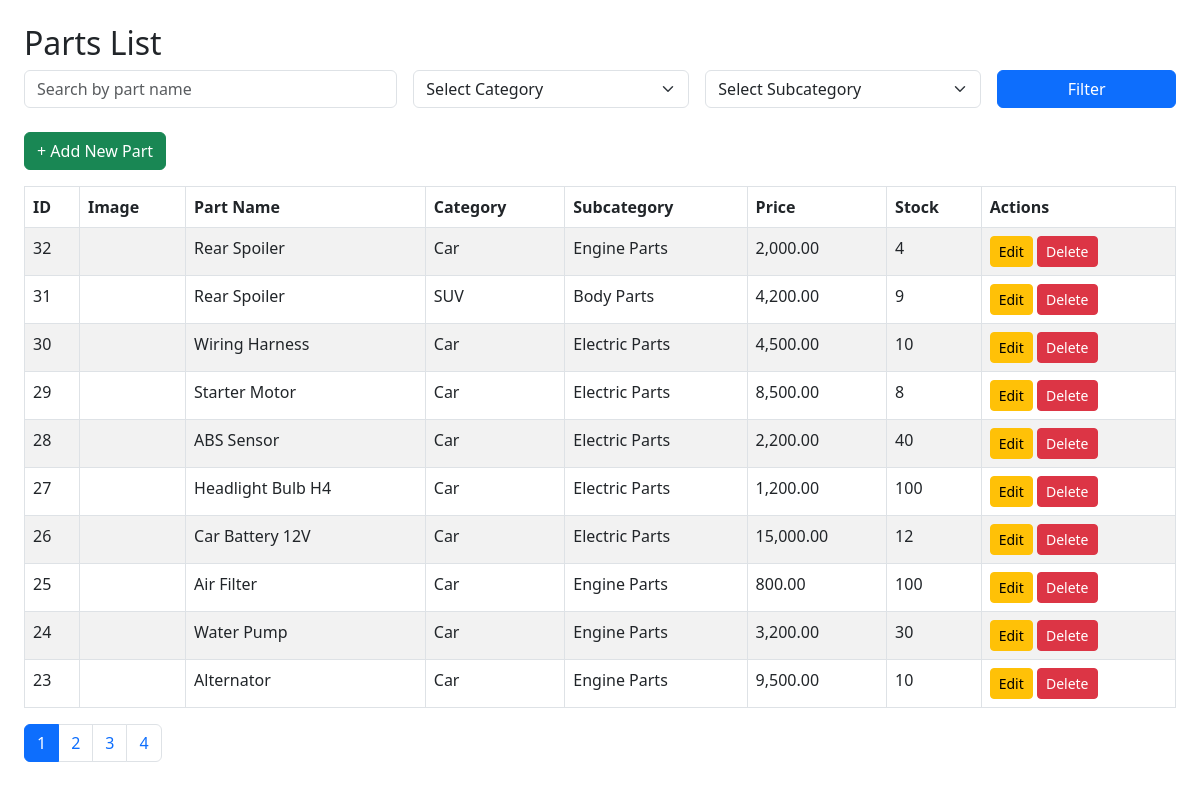
Screenshot of /list_parts.php (signed in) with the database file from the repository.
### tables this page shows
CREATE TABLE `auto_parts` (
  `part_id` int(11) NOT NULL,
  `subcategory_id` int(11) DEFAULT NULL,
  `part_name` varchar(200) NOT NULL,
  `description` text DEFAULT NULL,
  `price` decimal(10,2) DEFAULT NULL,
  `stock` int(11) DEFAULT 0,
  `image_url` varchar(255) DEFAULT NULL,
  `created_at` timestamp NOT NULL DEFAULT current_timestamp()
);

CREATE TABLE `categories` (
  `category_id` int(11) NOT NULL,
  `category_name` varchar(100) NOT NULL
);

CREATE TABLE `subcategories` (
  `subcategory_id` int(11) NOT NULL,
  `category_id` int(11) DEFAULT NULL,
  `subcategory_name` varchar(100) NOT NULL
);

### list_parts.php (the view, shortened to what this page needs)
<?php
require_once "config.php";
$limit = 10;
$page = intval($_GET['page'] ?? 1);
$offset = ($page - 1) * $limit;
$search = trim($_GET['search'] ?? '');
$category_id = intval($_GET['category_id'] ?? 0);
$subcategory_id = intval($_GET['subcategory_id'] ?? 0);
$where = [];
$params = [];
$types = "";
$where_sql = $where ? "WHERE " . implode(" AND ", $where) : "";
$count_sql = "SELECT COUNT(*) FROM auto_parts p
              JOIN subcategories s ON p.subcategory_id = s.subcategory_id
              JOIN categories c ON s.category_id = c.category_id
              $where_sql";
$stmt = $conn->prepare($count_sql);
$stmt->execute();
$stmt->bind_result($total_parts);
$total_pages = ceil($total_parts / $limit);
$sql = "SELECT p.part_id, p.part_name, p.description, p.price, p.stock, p.image_url,
               s.subcategory_name, c.category_name
        FROM auto_parts p
        JOIN subcategories s ON p.subcategory_id = s.subcategory_id
        JOIN categories c ON s.category_id = c.category_id
        $where_sql
        ORDER BY p.part_id DESC
        LIMIT ?, ?";
$stmt = $conn->prepare($sql);
if ($params) {
    $all_params = array_merge($params, [$offset, $limit]);
    $types_limit = $types . "ii";
    $stmt->bind_param($types_limit, ...$all_params);
} else {
    $stmt->bind_param("ii", $offset, $limit);
}
$stmt->execute();
$result = $stmt->get_result();
?>
<!DOCTYPE html>
<html>
<head>
    <link rel="stylesheet" href="https://cdn.jsdelivr.net/npm/bootstrap@5.3.0/dist/css/bootstrap.min.css">
</head>
<body class="p-4">
<h2>Parts List</h2>
<form class="row g-3 mb-4" method="GET">
    <div class="col-md-4">
        <input type="text" name="search" class="form-control" placeholder="Search by part name" value="<?= htmlspecialchars($search) ?>">
    </div>
    <div class="col-md-3">
        <select name="category_id" class="form-select" id="categorySelect">
            <option value="">Select Category</option>
        </select>
    </div>
    <div class="col-md-3">
        <select name="subcategory_id" class="form-select" id="subcategorySelect">
            <option value="">Select Subcategory</option>
        </select>
    </div>
    <div class="col-md-2">
        <button class="btn btn-primary w-100">Filter</button>
    </div>
</form>
<a href="create_part.php" class="btn btn-success mb-3">+ Add New Part</a>
<table class="table table-bordered table-striped">
    <thead>
        <tr>
            <th>ID</th>
            <th>Image</th>
            <th>Part Name</th>
            <th>Category</th>
            <th>Subcategory</th>
            <th>Price</th>
            <th>Stock</th>
            <th>Actions</th>
        </tr>
    </thead>
    <tbody>
        <?php while ($part = $result->fetch_assoc()): ?>
            <tr>
                <td><?= $part['part_id'] ?></td>
                <td>
                </td>
                <td><?= htmlspecialchars($part['part_name']) ?></td>
                <td><?= htmlspecialchars($part['category_name']) ?></td>
                <td><?= htmlspecialchars($part['subcategory_name']) ?></td>
                <td><?= number_format($part['price'], 2) ?></td>
                <td><?= $part['stock'] ?></td>
                <td>
                    <a href="update_part.php?id=<?= $part['part_id'] ?>" class="btn btn-warning btn-sm">Edit</a>
                    <a href="delete_part.php?id=<?= $part['part_id'] ?>" class="btn btn-danger btn-sm" onclick="return confirm('Delete this part?')">Delete</a>
                </td>
            </tr>
        <?php endwhile; ?>
    </tbody>
</table>
<nav>
    <ul class="pagination">
        <?php for ($i = 1; $i <= $total_pages; $i++): ?>
            <li class="page-item <?= $i == $page ? 'active' : '' ?>">
                <a class="page-link" href="?page=<?= $i ?>&search=<?= urlencode($search) ?>&category_id=<?= $category_id ?>&subcategory_id=<?= $subcategory_id ?>"><?= $i ?></a>
            </li>
        <?php endfor; ?>
    </ul>
</nav>
</body>
</html>

### rows the page displays
auto_parts: part_id "32", part_name "Rear Spoiler", categories.category_name "Car", subcategory.subcategory_name "Engine Parts", price "2,000.00", stock "4"
auto_parts: part_id "31", part_name "Rear Spoiler", categories.category_name "SUV", subcategory.subcategory_name "Body Parts", price "4,200.00", stock "9"
auto_parts: part_id "30", part_name "Wiring Harness", categories.category_name "Car", subcategory.subcategory_name "Electric Parts", price "4,500.00", stock "10"
auto_parts: part_id "29", part_name "Starter Motor", categories.category_name "Car", subcategory.subcategory_name "Electric Parts", price "8,500.00", stock "8"
auto_parts: part_id "28", part_name "ABS Sensor", categories.category_name "Car", subcategory.subcategory_name "Electric Parts", price "2,200.00", stock "40"
auto_parts: part_id "27", part_name "Headlight Bulb H4", categories.category_name "Car", subcategory.subcategory_name "Electric Parts", price "1,200.00", stock "100"
auto_parts: part_id "26", part_name "Car Battery 12V", categories.category_name "Car", subcategory.subcategory_name "Electric Parts", price "15,000.00", stock "12"
auto_parts: part_id "25", part_name "Air Filter", categories.category_name "Car", subcategory.subcategory_name "Engine Parts", price "800.00", stock "100"
auto_parts: part_id "24", part_name "Water Pump", categories.category_name "Car", subcategory.subcategory_name "Engine Parts", price "3,200.00", stock "30"
auto_parts: part_id "23", part_name "Alternator", categories.category_name "Car", subcategory.subcategory_name "Engine Parts", price "9,500.00", stock "10"
